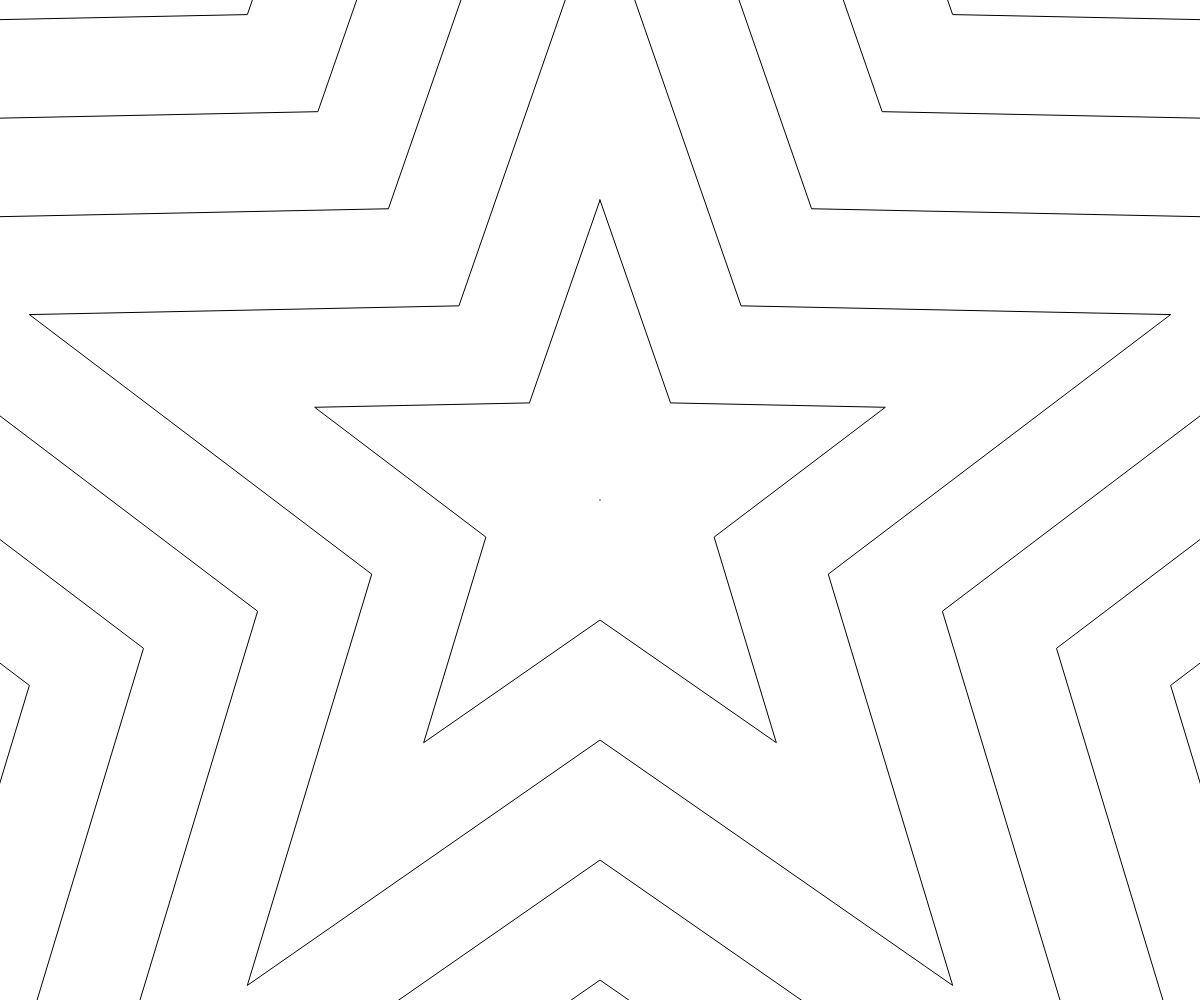
Frame 1 (no input)
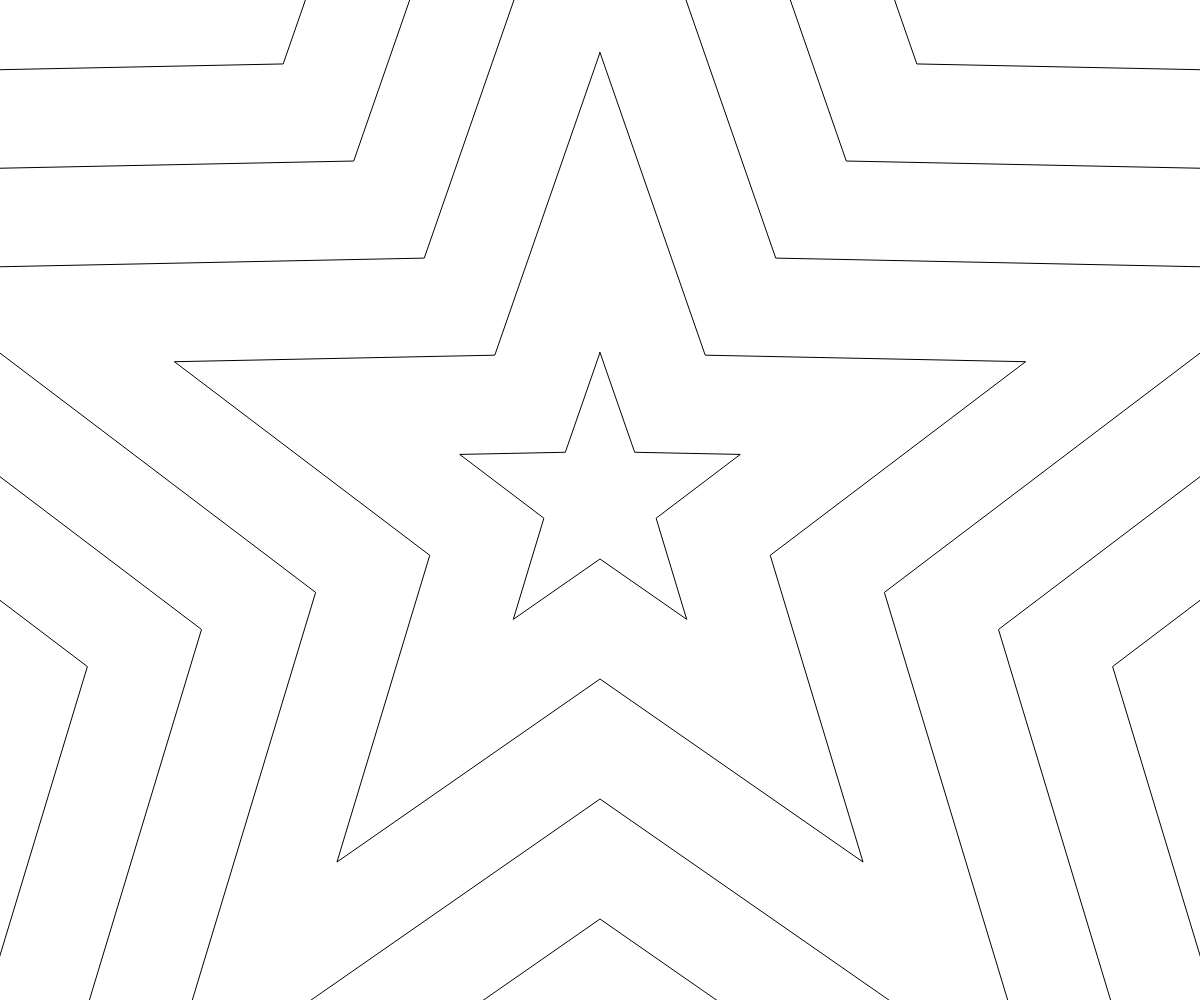
Frame 60 (no input)
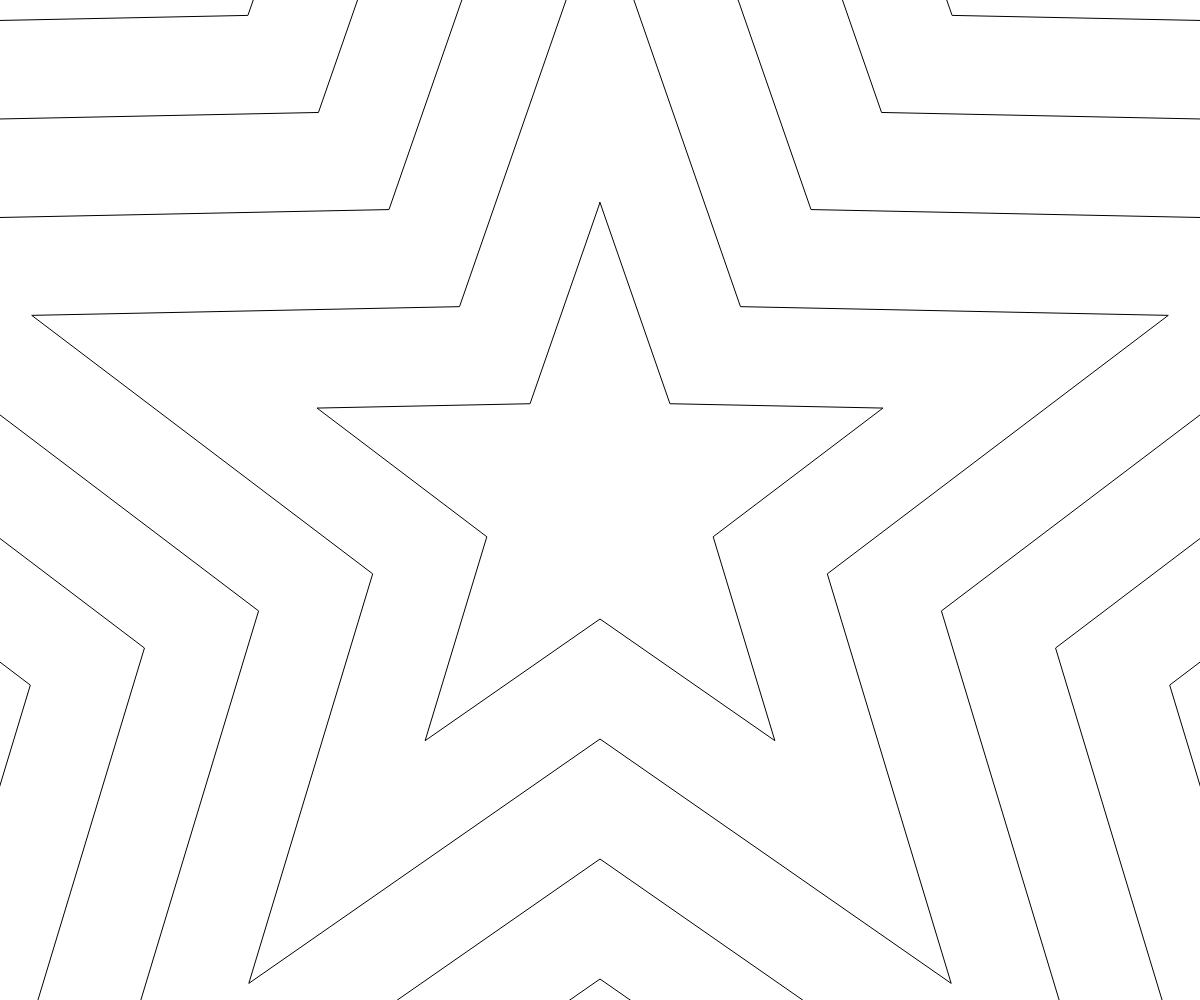
Frame 120 (the mouse pressed at the canvas centre since frame 60)

The p5.js sketch that drew these frames (run headless with seeded random() and noise() and a simulated clock; from frame 60 on, the mouse is pressed at the canvas centre):

// p5.js sketch
// ── sketch.js
var clocks = [0,1,2,3,4,5,6,7,8,9];
clocks = clocks.map((x) => x*120);    
colorClock = false;

function setup(){
    createCanvas(windowWidth,windowHeight);
}



function star(x, y, radius1, radius2, npoints) {
    let angle = TWO_PI / npoints;
    let halfAngle = angle / 2.0;
    beginShape();
    for (let a = 0; a < TWO_PI; a += angle) {
        let sx = x + cos(a) * radius2;
        let sy = y + sin(a) * radius2;
        vertex(sx, sy);
        sx = x + cos(a + halfAngle) * radius1;
        sy = y + sin(a + halfAngle) * radius1;
        vertex(sx, sy);
    }
    endShape(CLOSE);
}



function draw(){
    clear();
    translate(width/2, height/2);
    rotate(-HALF_PI);
    

    
    //if  (colorClock) {fill('black')} else {fill('white')};
    star(0,0,clocks[9], clocks[9]*2.5,5);

    //if (!colorClock) {fill('black')} else {fill('white')};
    star(0,0,clocks[8], clocks[8]*2.5,5);

    //if  (colorClock) {fill('black')} else {fill('white')};
    star(0,0,clocks[7], clocks[7]*2.5,5);

    //if (!colorClock) {fill('black')} else {fill('white')};
    star(0,0,clocks[6], clocks[6]*2.5,5);

    //if  (colorClock) {fill('black')} else {fill('white')};
    star(0,0,clocks[5], clocks[5]*2.5,5);

    //if (!colorClock) {fill('black')} else {fill('white')};
    star(0,0,clocks[4], clocks[4]*2.5,5);

    //if  (colorClock) {fill('black')} else {fill('white')};
    star(0,0,clocks[3], clocks[3]*2.5,5);

    //if (!colorClock) {fill('black')} else {fill('white')};
    star(0,0,clocks[2], clocks[2]*2.5,5);

    //if  (colorClock) {fill('black')} else {fill('white')};
    star(0,0,clocks[1], clocks[1]*2.5,5); 

    //if (!colorClock) {fill('black')} else {fill('white')};
    star(0,0,clocks[0], clocks[0]*2.5,5);

    
    clocks = clocks.map((e,i)=>{
        if (e == (i+1)*120) {
            return 120*i;
        }
        return e+1
    });
    if(clocks[0] == 120) colorClock = !colorClock;
}
